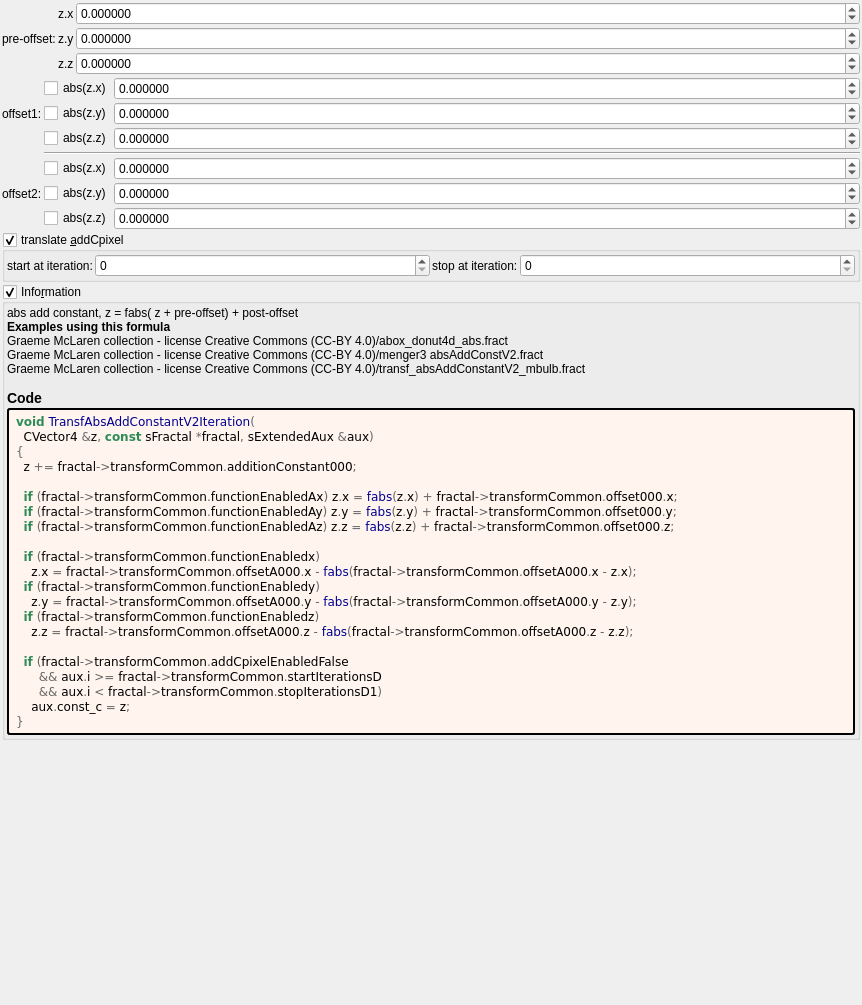
<?xml version="1.0" encoding="UTF-8"?>
<ui version="4.0">
 <class>transf_abs_add_constant_v2</class>
 <widget class="QWidget" name="Form">
  <property name="geometry">
   <rect>
    <x>0</x>
    <y>0</y>
    <width>862</width>
    <height>1005</height>
   </rect>
  </property>
  <property name="windowTitle">
   <string notr="true">transf_abs_add_constant_v2</string>
  </property>
  <layout class="QVBoxLayout" name="verticalLayout">
   <property name="spacing">
    <number>2</number>
   </property>
   <property name="leftMargin">
    <number>2</number>
   </property>
   <property name="topMargin">
    <number>2</number>
   </property>
   <property name="rightMargin">
    <number>2</number>
   </property>
   <property name="bottomMargin">
    <number>2</number>
   </property>
   <item>
    <layout class="QGridLayout" name="gridLayout_9" columnstretch="0,0,1">
     <property name="spacing">
      <number>2</number>
     </property>
     <item row="0" column="2">
      <widget class="MyDoubleSpinBox" name="spinbox3_transf_addition_constant_x">
       <property name="enabled">
        <bool>true</bool>
       </property>
       <property name="sizePolicy">
        <sizepolicy hsizetype="Minimum" vsizetype="Maximum">
         <horstretch>0</horstretch>
         <verstretch>0</verstretch>
        </sizepolicy>
       </property>
       <property name="prefix">
        <string/>
       </property>
       <property name="decimals">
        <number>6</number>
       </property>
       <property name="minimum">
        <double>-99.989999999999995</double>
       </property>
       <property name="singleStep">
        <double>0.100000000000000</double>
       </property>
      </widget>
     </item>
     <item row="1" column="2">
      <widget class="MyDoubleSpinBox" name="spinbox3_transf_addition_constant_y">
       <property name="enabled">
        <bool>true</bool>
       </property>
       <property name="sizePolicy">
        <sizepolicy hsizetype="Minimum" vsizetype="Maximum">
         <horstretch>0</horstretch>
         <verstretch>0</verstretch>
        </sizepolicy>
       </property>
       <property name="decimals">
        <number>6</number>
       </property>
       <property name="minimum">
        <double>-99.989999999999995</double>
       </property>
       <property name="maximum">
        <double>99.989999999999995</double>
       </property>
       <property name="singleStep">
        <double>0.100000000000000</double>
       </property>
      </widget>
     </item>
     <item row="2" column="2">
      <widget class="MyDoubleSpinBox" name="spinbox3_transf_addition_constant_z">
       <property name="enabled">
        <bool>true</bool>
       </property>
       <property name="sizePolicy">
        <sizepolicy hsizetype="Minimum" vsizetype="Maximum">
         <horstretch>0</horstretch>
         <verstretch>0</verstretch>
        </sizepolicy>
       </property>
       <property name="decimals">
        <number>6</number>
       </property>
       <property name="minimum">
        <double>-99.989999999999995</double>
       </property>
       <property name="maximum">
        <double>99.989999999999995</double>
       </property>
       <property name="singleStep">
        <double>0.100000000000000</double>
       </property>
      </widget>
     </item>
     <item row="1" column="0">
      <widget class="QLabel" name="label_23">
       <property name="text">
        <string>pre-offset:</string>
       </property>
      </widget>
     </item>
     <item row="0" column="1">
      <widget class="QLabel" name="label_122">
       <property name="text">
        <string notr="true">z.x</string>
       </property>
      </widget>
     </item>
     <item row="1" column="1">
      <widget class="QLabel" name="label_133">
       <property name="text">
        <string notr="true">z.y</string>
       </property>
      </widget>
     </item>
     <item row="2" column="1">
      <widget class="QLabel" name="label_134">
       <property name="text">
        <string notr="true">z.z</string>
       </property>
      </widget>
     </item>
    </layout>
   </item>
   <item>
    <layout class="QGridLayout" name="gridLayout_10" columnstretch="0,0,1">
     <property name="spacing">
      <number>2</number>
     </property>
     <item row="1" column="1">
      <widget class="MyCheckBox" name="checkBox_transf_function_enabledAy">
       <property name="text">
        <string notr="true">abs(z.y)</string>
       </property>
      </widget>
     </item>
     <item row="4" column="2">
      <widget class="MyDoubleSpinBox" name="spinbox3_transf_offsetA_000_x">
       <property name="sizePolicy">
        <sizepolicy hsizetype="Minimum" vsizetype="Maximum">
         <horstretch>0</horstretch>
         <verstretch>0</verstretch>
        </sizepolicy>
       </property>
       <property name="prefix">
        <string/>
       </property>
       <property name="suffix">
        <string/>
       </property>
       <property name="decimals">
        <number>6</number>
       </property>
       <property name="minimum">
        <double>-99.989999999999995</double>
       </property>
       <property name="maximum">
        <double>99.989999999999995</double>
       </property>
       <property name="singleStep">
        <double>0.100000000000000</double>
       </property>
      </widget>
     </item>
     <item row="5" column="2">
      <widget class="MyDoubleSpinBox" name="spinbox3_transf_offsetA_000_z">
       <property name="sizePolicy">
        <sizepolicy hsizetype="Minimum" vsizetype="Maximum">
         <horstretch>0</horstretch>
         <verstretch>0</verstretch>
        </sizepolicy>
       </property>
       <property name="prefix">
        <string/>
       </property>
       <property name="suffix">
        <string/>
       </property>
       <property name="decimals">
        <number>6</number>
       </property>
       <property name="minimum">
        <double>-99.989999999999995</double>
       </property>
       <property name="maximum">
        <double>99.989999999999995</double>
       </property>
       <property name="singleStep">
        <double>0.100000000000000</double>
       </property>
      </widget>
     </item>
     <item row="5" column="0">
      <widget class="QLabel" name="label_259">
       <property name="text">
        <string>offset2:</string>
       </property>
      </widget>
     </item>
     <item row="5" column="1">
      <widget class="MyCheckBox" name="checkBox_transf_function_enabledy">
       <property name="text">
        <string notr="true">abs(z.y)</string>
       </property>
      </widget>
     </item>
     <item row="2" column="2">
      <widget class="MyDoubleSpinBox" name="spinbox3_transf_offset_000_z">
       <property name="sizePolicy">
        <sizepolicy hsizetype="Minimum" vsizetype="Maximum">
         <horstretch>0</horstretch>
         <verstretch>0</verstretch>
        </sizepolicy>
       </property>
       <property name="prefix">
        <string/>
       </property>
       <property name="suffix">
        <string/>
       </property>
       <property name="decimals">
        <number>6</number>
       </property>
       <property name="minimum">
        <double>-99.989999999999995</double>
       </property>
       <property name="maximum">
        <double>99.989999999999995</double>
       </property>
       <property name="singleStep">
        <double>0.100000000000000</double>
       </property>
      </widget>
     </item>
     <item row="2" column="1">
      <widget class="MyCheckBox" name="checkBox_transf_function_enabledAz">
       <property name="text">
        <string notr="true">abs(z.z)</string>
       </property>
      </widget>
     </item>
     <item row="1" column="0">
      <widget class="QLabel" name="label_260">
       <property name="text">
        <string>offset1:</string>
       </property>
      </widget>
     </item>
     <item row="1" column="2">
      <widget class="MyDoubleSpinBox" name="spinbox3_transf_offset_000_y">
       <property name="sizePolicy">
        <sizepolicy hsizetype="Minimum" vsizetype="Maximum">
         <horstretch>0</horstretch>
         <verstretch>0</verstretch>
        </sizepolicy>
       </property>
       <property name="prefix">
        <string/>
       </property>
       <property name="suffix">
        <string/>
       </property>
       <property name="decimals">
        <number>6</number>
       </property>
       <property name="minimum">
        <double>-99.989999999999995</double>
       </property>
       <property name="maximum">
        <double>99.989999999999995</double>
       </property>
       <property name="singleStep">
        <double>0.100000000000000</double>
       </property>
      </widget>
     </item>
     <item row="0" column="1">
      <widget class="MyCheckBox" name="checkBox_transf_function_enabledAx">
       <property name="text">
        <string notr="true">abs(z.x)</string>
       </property>
      </widget>
     </item>
     <item row="0" column="2">
      <widget class="MyDoubleSpinBox" name="spinbox3_transf_offset_000_x">
       <property name="sizePolicy">
        <sizepolicy hsizetype="Minimum" vsizetype="Maximum">
         <horstretch>0</horstretch>
         <verstretch>0</verstretch>
        </sizepolicy>
       </property>
       <property name="prefix">
        <string/>
       </property>
       <property name="suffix">
        <string/>
       </property>
       <property name="decimals">
        <number>6</number>
       </property>
       <property name="minimum">
        <double>-99.989999999999995</double>
       </property>
       <property name="maximum">
        <double>99.989999999999995</double>
       </property>
       <property name="singleStep">
        <double>0.100000000000000</double>
       </property>
      </widget>
     </item>
     <item row="6" column="1">
      <widget class="MyCheckBox" name="checkBox_transf_function_enabledz">
       <property name="text">
        <string notr="true">abs(z.z)</string>
       </property>
      </widget>
     </item>
     <item row="4" column="1">
      <widget class="MyCheckBox" name="checkBox_transf_function_enabledx">
       <property name="text">
        <string notr="true">abs(z.x)</string>
       </property>
      </widget>
     </item>
     <item row="6" column="2">
      <widget class="MyDoubleSpinBox" name="spinbox3_transf_offsetA_000_y">
       <property name="sizePolicy">
        <sizepolicy hsizetype="Minimum" vsizetype="Maximum">
         <horstretch>0</horstretch>
         <verstretch>0</verstretch>
        </sizepolicy>
       </property>
       <property name="prefix">
        <string/>
       </property>
       <property name="suffix">
        <string/>
       </property>
       <property name="decimals">
        <number>6</number>
       </property>
       <property name="minimum">
        <double>-99.989999999999995</double>
       </property>
       <property name="maximum">
        <double>99.989999999999995</double>
       </property>
       <property name="singleStep">
        <double>0.100000000000000</double>
       </property>
      </widget>
     </item>
     <item row="3" column="1" colspan="2">
      <widget class="Line" name="line">
       <property name="orientation">
        <enum>Qt::Horizontal</enum>
       </property>
      </widget>
     </item>
    </layout>
   </item>
   <item>
    <widget class="MyGroupBox" name="groupCheck_transf_addCpixel_enabled_false">
     <property name="title">
      <string>translate &amp;addCpixel</string>
     </property>
     <property name="checkable">
      <bool>true</bool>
     </property>
     <layout class="QVBoxLayout" name="verticalLayout_15" stretch="0">
      <property name="spacing">
       <number>2</number>
      </property>
      <property name="leftMargin">
       <number>2</number>
      </property>
      <property name="topMargin">
       <number>2</number>
      </property>
      <property name="rightMargin">
       <number>2</number>
      </property>
      <property name="bottomMargin">
       <number>2</number>
      </property>
      <item>
       <layout class="QHBoxLayout" name="horizontalLayout_14" stretch="0,1,0,1">
        <item>
         <widget class="QLabel" name="label_95">
          <property name="text">
           <string>start at iteration:</string>
          </property>
         </widget>
        </item>
        <item>
         <widget class="MySpinBox" name="spinboxInt_transf_start_iterations_D">
          <property name="sizePolicy">
           <sizepolicy hsizetype="Minimum" vsizetype="Maximum">
            <horstretch>0</horstretch>
            <verstretch>0</verstretch>
           </sizepolicy>
          </property>
          <property name="minimum">
           <number>0</number>
          </property>
          <property name="maximum">
           <number>999</number>
          </property>
          <property name="value">
           <number>0</number>
          </property>
         </widget>
        </item>
        <item>
         <widget class="QLabel" name="label_67">
          <property name="text">
           <string>stop at iteration:</string>
          </property>
         </widget>
        </item>
        <item>
         <widget class="MySpinBox" name="spinboxInt_transf_stop_iterations_D1">
          <property name="sizePolicy">
           <sizepolicy hsizetype="Preferred" vsizetype="Maximum">
            <horstretch>0</horstretch>
            <verstretch>0</verstretch>
           </sizepolicy>
          </property>
          <property name="maximum">
           <number>999</number>
          </property>
         </widget>
        </item>
       </layout>
      </item>
     </layout>
    </widget>
   </item>
   <item>
    <widget class="MyGroupBox" name="groupCheck_info">
     <property name="title">
      <string>Info&amp;rmation</string>
     </property>
     <property name="flat">
      <bool>false</bool>
     </property>
     <property name="checkable">
      <bool>true</bool>
     </property>
     <layout class="QVBoxLayout" name="verticalLayout_2">
      <property name="spacing">
       <number>2</number>
      </property>
      <property name="leftMargin">
       <number>2</number>
      </property>
      <property name="topMargin">
       <number>2</number>
      </property>
      <property name="rightMargin">
       <number>2</number>
      </property>
      <property name="bottomMargin">
       <number>2</number>
      </property>
      <item>
       <widget class="QLabel" name="label_information_general">
        <property name="text">
         <string notr="true">&lt;p&gt;abs add  constant,  z = fabs( z + pre-offset) + post-offset&lt;/p&gt;&lt;table&gt;
&lt;/table&gt;
&lt;br&gt;&lt;b&gt;Examples using this formula&lt;/b&gt;&lt;br&gt;Graeme McLaren  collection - license Creative Commons  (CC-BY 4.0)/abox_donut4d_abs.fract&lt;br&gt;Graeme McLaren  collection - license Creative Commons  (CC-BY 4.0)/menger3 absAddConstV2.fract&lt;br&gt;Graeme McLaren  collection - license Creative Commons  (CC-BY 4.0)/transf_absAddConstantV2_mbulb.fract&lt;h3&gt;Code&lt;/h3&gt;</string>
        </property>
        <property name="wordWrap">
         <bool>true</bool>
        </property>
        <property name="openExternalLinks">
         <bool>true</bool>
        </property>
        <property name="textInteractionFlags">
         <set>Qt::LinksAccessibleByMouse|Qt::TextSelectableByMouse</set>
        </property>
       </widget>
      </item>
      <item>
       <widget class="QLabel" name="label_code_content">
        <property name="styleSheet">
         <string notr="true">border-style: outset; border-width: 2px; border-radius: 3px; border-color: black; background-color: #fff5ee; padding: 4px;</string>
        </property>
        <property name="text">
         <string notr="true">&lt;body style=&quot;background-color:#fff5ee&quot;&gt;
&lt;pre style=&quot;color:#000000; background-color:#fff5ee;  font-family:&#039;Courier New&#039;,monospace;&quot;&gt;&lt;span style=&quot;color:#2e8b57; font-weight:bold&quot;&gt;void&lt;/span&gt; &lt;span style=&quot;color:#00008f&quot;&gt;TransfAbsAddConstantV2Iteration&lt;/span&gt;&lt;span style=&quot;color:#676767&quot;&gt;(&lt;/span&gt;
  CVector4 &lt;span style=&quot;color:#676767&quot;&gt;&amp;amp;&lt;/span&gt;z&lt;span style=&quot;color:#676767&quot;&gt;,&lt;/span&gt; &lt;span style=&quot;color:#2e8b57; font-weight:bold&quot;&gt;const&lt;/span&gt; sFractal &lt;span style=&quot;color:#676767&quot;&gt;*&lt;/span&gt;fractal&lt;span style=&quot;color:#676767&quot;&gt;,&lt;/span&gt; sExtendedAux &lt;span style=&quot;color:#676767&quot;&gt;&amp;amp;&lt;/span&gt;aux&lt;span style=&quot;color:#676767&quot;&gt;)&lt;/span&gt;
&lt;span style=&quot;color:#676767&quot;&gt;{&lt;/span&gt;
  z &lt;span style=&quot;color:#676767&quot;&gt;+=&lt;/span&gt; fractal&lt;span style=&quot;color:#676767&quot;&gt;-&amp;gt;&lt;/span&gt;transformCommon&lt;span style=&quot;color:#676767&quot;&gt;.&lt;/span&gt;additionConstant000&lt;span style=&quot;color:#676767&quot;&gt;;&lt;/span&gt;

  &lt;span style=&quot;color:#2e8b57; font-weight:bold&quot;&gt;if&lt;/span&gt; &lt;span style=&quot;color:#676767&quot;&gt;(&lt;/span&gt;fractal&lt;span style=&quot;color:#676767&quot;&gt;-&amp;gt;&lt;/span&gt;transformCommon&lt;span style=&quot;color:#676767&quot;&gt;.&lt;/span&gt;functionEnabledAx&lt;span style=&quot;color:#676767&quot;&gt;)&lt;/span&gt; z&lt;span style=&quot;color:#676767&quot;&gt;.&lt;/span&gt;x &lt;span style=&quot;color:#676767&quot;&gt;=&lt;/span&gt; &lt;span style=&quot;color:#00008f&quot;&gt;fabs&lt;/span&gt;&lt;span style=&quot;color:#676767&quot;&gt;(&lt;/span&gt;z&lt;span style=&quot;color:#676767&quot;&gt;.&lt;/span&gt;x&lt;span style=&quot;color:#676767&quot;&gt;) +&lt;/span&gt; fractal&lt;span style=&quot;color:#676767&quot;&gt;-&amp;gt;&lt;/span&gt;transformCommon&lt;span style=&quot;color:#676767&quot;&gt;.&lt;/span&gt;offset000&lt;span style=&quot;color:#676767&quot;&gt;.&lt;/span&gt;x&lt;span style=&quot;color:#676767&quot;&gt;;&lt;/span&gt;
  &lt;span style=&quot;color:#2e8b57; font-weight:bold&quot;&gt;if&lt;/span&gt; &lt;span style=&quot;color:#676767&quot;&gt;(&lt;/span&gt;fractal&lt;span style=&quot;color:#676767&quot;&gt;-&amp;gt;&lt;/span&gt;transformCommon&lt;span style=&quot;color:#676767&quot;&gt;.&lt;/span&gt;functionEnabledAy&lt;span style=&quot;color:#676767&quot;&gt;)&lt;/span&gt; z&lt;span style=&quot;color:#676767&quot;&gt;.&lt;/span&gt;y &lt;span style=&quot;color:#676767&quot;&gt;=&lt;/span&gt; &lt;span style=&quot;color:#00008f&quot;&gt;fabs&lt;/span&gt;&lt;span style=&quot;color:#676767&quot;&gt;(&lt;/span&gt;z&lt;span style=&quot;color:#676767&quot;&gt;.&lt;/span&gt;y&lt;span style=&quot;color:#676767&quot;&gt;) +&lt;/span&gt; fractal&lt;span style=&quot;color:#676767&quot;&gt;-&amp;gt;&lt;/span&gt;transformCommon&lt;span style=&quot;color:#676767&quot;&gt;.&lt;/span&gt;offset000&lt;span style=&quot;color:#676767&quot;&gt;.&lt;/span&gt;y&lt;span style=&quot;color:#676767&quot;&gt;;&lt;/span&gt;
  &lt;span style=&quot;color:#2e8b57; font-weight:bold&quot;&gt;if&lt;/span&gt; &lt;span style=&quot;color:#676767&quot;&gt;(&lt;/span&gt;fractal&lt;span style=&quot;color:#676767&quot;&gt;-&amp;gt;&lt;/span&gt;transformCommon&lt;span style=&quot;color:#676767&quot;&gt;.&lt;/span&gt;functionEnabledAz&lt;span style=&quot;color:#676767&quot;&gt;)&lt;/span&gt; z&lt;span style=&quot;color:#676767&quot;&gt;.&lt;/span&gt;z &lt;span style=&quot;color:#676767&quot;&gt;=&lt;/span&gt; &lt;span style=&quot;color:#00008f&quot;&gt;fabs&lt;/span&gt;&lt;span style=&quot;color:#676767&quot;&gt;(&lt;/span&gt;z&lt;span style=&quot;color:#676767&quot;&gt;.&lt;/span&gt;z&lt;span style=&quot;color:#676767&quot;&gt;) +&lt;/span&gt; fractal&lt;span style=&quot;color:#676767&quot;&gt;-&amp;gt;&lt;/span&gt;transformCommon&lt;span style=&quot;color:#676767&quot;&gt;.&lt;/span&gt;offset000&lt;span style=&quot;color:#676767&quot;&gt;.&lt;/span&gt;z&lt;span style=&quot;color:#676767&quot;&gt;;&lt;/span&gt;

  &lt;span style=&quot;color:#2e8b57; font-weight:bold&quot;&gt;if&lt;/span&gt; &lt;span style=&quot;color:#676767&quot;&gt;(&lt;/span&gt;fractal&lt;span style=&quot;color:#676767&quot;&gt;-&amp;gt;&lt;/span&gt;transformCommon&lt;span style=&quot;color:#676767&quot;&gt;.&lt;/span&gt;functionEnabledx&lt;span style=&quot;color:#676767&quot;&gt;)&lt;/span&gt;
    z&lt;span style=&quot;color:#676767&quot;&gt;.&lt;/span&gt;x &lt;span style=&quot;color:#676767&quot;&gt;=&lt;/span&gt; fractal&lt;span style=&quot;color:#676767&quot;&gt;-&amp;gt;&lt;/span&gt;transformCommon&lt;span style=&quot;color:#676767&quot;&gt;.&lt;/span&gt;offsetA000&lt;span style=&quot;color:#676767&quot;&gt;.&lt;/span&gt;x &lt;span style=&quot;color:#676767&quot;&gt;-&lt;/span&gt; &lt;span style=&quot;color:#00008f&quot;&gt;fabs&lt;/span&gt;&lt;span style=&quot;color:#676767&quot;&gt;(&lt;/span&gt;fractal&lt;span style=&quot;color:#676767&quot;&gt;-&amp;gt;&lt;/span&gt;transformCommon&lt;span style=&quot;color:#676767&quot;&gt;.&lt;/span&gt;offsetA000&lt;span style=&quot;color:#676767&quot;&gt;.&lt;/span&gt;x &lt;span style=&quot;color:#676767&quot;&gt;-&lt;/span&gt; z&lt;span style=&quot;color:#676767&quot;&gt;.&lt;/span&gt;x&lt;span style=&quot;color:#676767&quot;&gt;);&lt;/span&gt;
  &lt;span style=&quot;color:#2e8b57; font-weight:bold&quot;&gt;if&lt;/span&gt; &lt;span style=&quot;color:#676767&quot;&gt;(&lt;/span&gt;fractal&lt;span style=&quot;color:#676767&quot;&gt;-&amp;gt;&lt;/span&gt;transformCommon&lt;span style=&quot;color:#676767&quot;&gt;.&lt;/span&gt;functionEnabledy&lt;span style=&quot;color:#676767&quot;&gt;)&lt;/span&gt;
    z&lt;span style=&quot;color:#676767&quot;&gt;.&lt;/span&gt;y &lt;span style=&quot;color:#676767&quot;&gt;=&lt;/span&gt; fractal&lt;span style=&quot;color:#676767&quot;&gt;-&amp;gt;&lt;/span&gt;transformCommon&lt;span style=&quot;color:#676767&quot;&gt;.&lt;/span&gt;offsetA000&lt;span style=&quot;color:#676767&quot;&gt;.&lt;/span&gt;y &lt;span style=&quot;color:#676767&quot;&gt;-&lt;/span&gt; &lt;span style=&quot;color:#00008f&quot;&gt;fabs&lt;/span&gt;&lt;span style=&quot;color:#676767&quot;&gt;(&lt;/span&gt;fractal&lt;span style=&quot;color:#676767&quot;&gt;-&amp;gt;&lt;/span&gt;transformCommon&lt;span style=&quot;color:#676767&quot;&gt;.&lt;/span&gt;offsetA000&lt;span style=&quot;color:#676767&quot;&gt;.&lt;/span&gt;y &lt;span style=&quot;color:#676767&quot;&gt;-&lt;/span&gt; z&lt;span style=&quot;color:#676767&quot;&gt;.&lt;/span&gt;y&lt;span style=&quot;color:#676767&quot;&gt;);&lt;/span&gt;
  &lt;span style=&quot;color:#2e8b57; font-weight:bold&quot;&gt;if&lt;/span&gt; &lt;span style=&quot;color:#676767&quot;&gt;(&lt;/span&gt;fractal&lt;span style=&quot;color:#676767&quot;&gt;-&amp;gt;&lt;/span&gt;transformCommon&lt;span style=&quot;color:#676767&quot;&gt;.&lt;/span&gt;functionEnabledz&lt;span style=&quot;color:#676767&quot;&gt;)&lt;/span&gt;
    z&lt;span style=&quot;color:#676767&quot;&gt;.&lt;/span&gt;z &lt;span style=&quot;color:#676767&quot;&gt;=&lt;/span&gt; fractal&lt;span style=&quot;color:#676767&quot;&gt;-&amp;gt;&lt;/span&gt;transformCommon&lt;span style=&quot;color:#676767&quot;&gt;.&lt;/span&gt;offsetA000&lt;span style=&quot;color:#676767&quot;&gt;.&lt;/span&gt;z &lt;span style=&quot;color:#676767&quot;&gt;-&lt;/span&gt; &lt;span style=&quot;color:#00008f&quot;&gt;fabs&lt;/span&gt;&lt;span style=&quot;color:#676767&quot;&gt;(&lt;/span&gt;fractal&lt;span style=&quot;color:#676767&quot;&gt;-&amp;gt;&lt;/span&gt;transformCommon&lt;span style=&quot;color:#676767&quot;&gt;.&lt;/span&gt;offsetA000&lt;span style=&quot;color:#676767&quot;&gt;.&lt;/span&gt;z &lt;span style=&quot;color:#676767&quot;&gt;-&lt;/span&gt; z&lt;span style=&quot;color:#676767&quot;&gt;.&lt;/span&gt;z&lt;span style=&quot;color:#676767&quot;&gt;);&lt;/span&gt;

  &lt;span style=&quot;color:#2e8b57; font-weight:bold&quot;&gt;if&lt;/span&gt; &lt;span style=&quot;color:#676767&quot;&gt;(&lt;/span&gt;fractal&lt;span style=&quot;color:#676767&quot;&gt;-&amp;gt;&lt;/span&gt;transformCommon&lt;span style=&quot;color:#676767&quot;&gt;.&lt;/span&gt;addCpixelEnabledFalse
      &lt;span style=&quot;color:#676767&quot;&gt;&amp;amp;&amp;amp;&lt;/span&gt; aux&lt;span style=&quot;color:#676767&quot;&gt;.&lt;/span&gt;i &lt;span style=&quot;color:#676767&quot;&gt;&amp;gt;=&lt;/span&gt; fractal&lt;span style=&quot;color:#676767&quot;&gt;-&amp;gt;&lt;/span&gt;transformCommon&lt;span style=&quot;color:#676767&quot;&gt;.&lt;/span&gt;startIterationsD
      &lt;span style=&quot;color:#676767&quot;&gt;&amp;amp;&amp;amp;&lt;/span&gt; aux&lt;span style=&quot;color:#676767&quot;&gt;.&lt;/span&gt;i &lt;span style=&quot;color:#676767&quot;&gt;&amp;lt;&lt;/span&gt; fractal&lt;span style=&quot;color:#676767&quot;&gt;-&amp;gt;&lt;/span&gt;transformCommon&lt;span style=&quot;color:#676767&quot;&gt;.&lt;/span&gt;stopIterationsD1&lt;span style=&quot;color:#676767&quot;&gt;)&lt;/span&gt;
    aux&lt;span style=&quot;color:#676767&quot;&gt;.&lt;/span&gt;const_c &lt;span style=&quot;color:#676767&quot;&gt;=&lt;/span&gt; z&lt;span style=&quot;color:#676767&quot;&gt;;&lt;/span&gt;
&lt;span style=&quot;color:#676767&quot;&gt;}&lt;/span&gt;
&lt;/pre&gt;
&lt;/body&gt;</string>
        </property>
        <property name="wordWrap">
         <bool>true</bool>
        </property>
        <property name="openExternalLinks">
         <bool>true</bool>
        </property>
        <property name="textInteractionFlags">
         <set>Qt::LinksAccessibleByMouse|Qt::TextSelectableByMouse</set>
        </property>
       </widget>
      </item>
     </layout>
    </widget>
   </item>
   <item>
    <spacer name="verticalSpacer">
     <property name="orientation">
      <enum>Qt::Vertical</enum>
     </property>
     <property name="sizeHint" stdset="0">
      <size>
       <width>20</width>
       <height>40</height>
      </size>
     </property>
    </spacer>
   </item>
  </layout>
 </widget>
 <customwidgets>
  <customwidget>
   <class>MyDoubleSpinBox</class>
   <extends>QDoubleSpinBox</extends>
   <header>my_double_spin_box.h</header>
  </customwidget>
  <customwidget>
   <class>MyGroupBox</class>
   <extends>QGroupBox</extends>
   <header>my_group_box.h</header>
   <container>1</container>
  </customwidget>
  <customwidget>
   <class>MyCheckBox</class>
   <extends>QCheckBox</extends>
   <header>my_check_box.h</header>
  </customwidget>
  <customwidget>
   <class>MySpinBox</class>
   <extends>QSpinBox</extends>
   <header>my_spin_box.h</header>
  </customwidget>
 </customwidgets>
 <tabstops>
  <tabstop>groupCheck_info</tabstop>
 </tabstops>
 <resources/>
 <connections/>
</ui>
